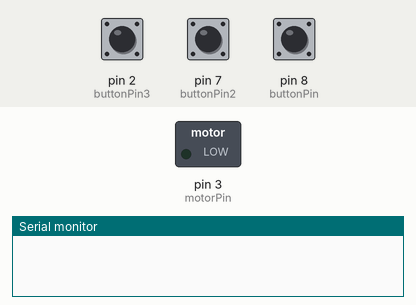
This sketch was run on a simulated Arduino Uno, built with avr-gcc and run on an emulated ATmega328P. Parts: switched loads named in the sketch (green lamp = pin HIGH), the last lines printed to the serial monitor. The inputs (shaded band) are chosen by the test bench; at power-on: pin 7 (buttonPin2) LOW, pin 8 (buttonPin) LOW, pin 2 (buttonPin3) LOW.

Above: at 1.2 s.
1.3 s: pin 7 (buttonPin2) pulled HIGH for 0.15 s
At 3.5 s:
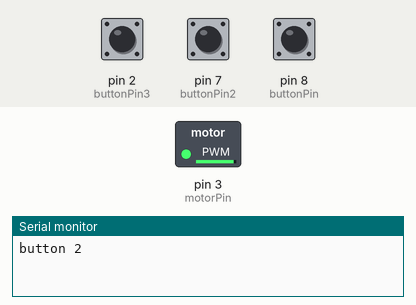
3.8 s: pin 8 (buttonPin) pulled HIGH for 0.15 s
At 5.5 s:
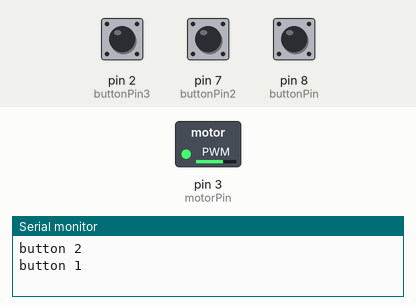
6.3 s: pin 2 (buttonPin3) pulled HIGH for 0.15 s
At 8.5 s:
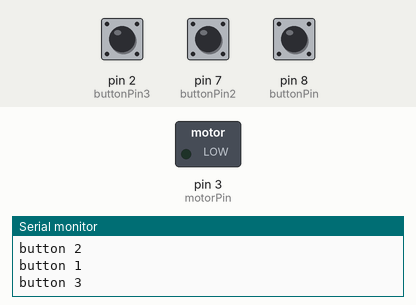
8.8 s: pin 7 (buttonPin2) pulled HIGH for 1 s
At 10.6 s:
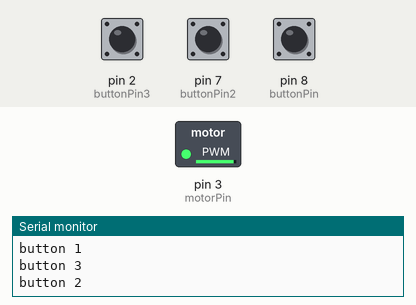
11.3 s: pin 2 (buttonPin3) pulled HIGH for 1 s
At 13.7 s:
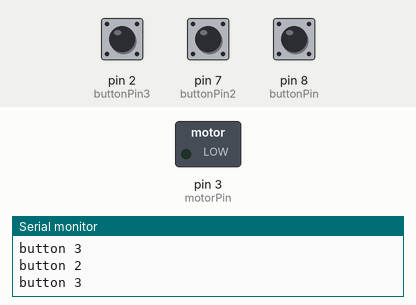
Timing chart, 0 to 14.8 s (numbered marks = the images above; inputs shaded):
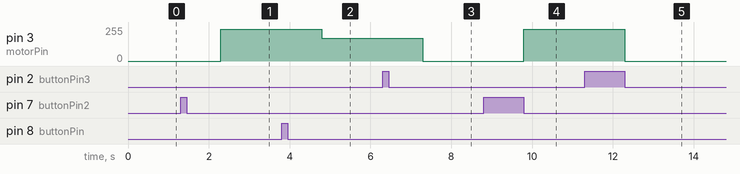

The sketch:

Chapter7_S2.ino
```cpp
//**********************************************************/
// Step-1: CONFIGURE VARIABLES
//**********************************************************/
int motorPin = 3;       //this is a PWM capable pin
int buttonPin = 8;      //button to start at low speed
int buttonPin2 = 7;     //button to start at high speed
int buttonPin3 = 2;     //button to stop
int buttonState = LOW;
int buttonState2 = LOW;
int buttonState3 = LOW;
//**********************************************************/
// Step-2: INITIALIZE I/O PARAMETERS
//**********************************************************/
void setup()
{
  Serial.begin(9600);
  pinMode(motorPin, OUTPUT);
  pinMode(buttonPin, INPUT);
  pinMode(buttonPin2, INPUT);
  pinMode(buttonPin3, INPUT);
}
//**********************************************************/
// Step-3: MAIN PROGRAM
//**********************************************************/
void loop()
{
  buttonState = digitalRead(buttonPin);
  buttonState2 = digitalRead(buttonPin2);
  buttonState3 = digitalRead(buttonPin3);

  if(buttonState == HIGH)
  {
    Serial.println("button 1");
    delay(1000);
    analogWrite(motorPin, 170);   //run at low speed
  }
  else if(buttonState2 == HIGH)
  {
    Serial.println("button 2");
    delay(1000);
    analogWrite(motorPin, 240);   //run at high speed
  }
  else if(buttonState3 == HIGH)
  {
    Serial.println("button 3");
    delay(1000);
    analogWrite(motorPin, 0);   //stop the motor
  }
}
```

Measured:
- after the input at 1.3 s, pin 3 (motorPin): 0/255 → 240/255 after 1.0 s
- after the input at 3.8 s, pin 3 (motorPin): 240/255 → 170/255 after 1.0 s
- after the input at 6.3 s, pin 3 (motorPin): 170/255 → 0/255 after 1.0 s
- after the input at 8.8 s, pin 3 (motorPin): 0/255 → 240/255 after 1.0 s
- after the input at 11.3 s, pin 3 (motorPin): 240/255 → 0/255 after 1.0 s
